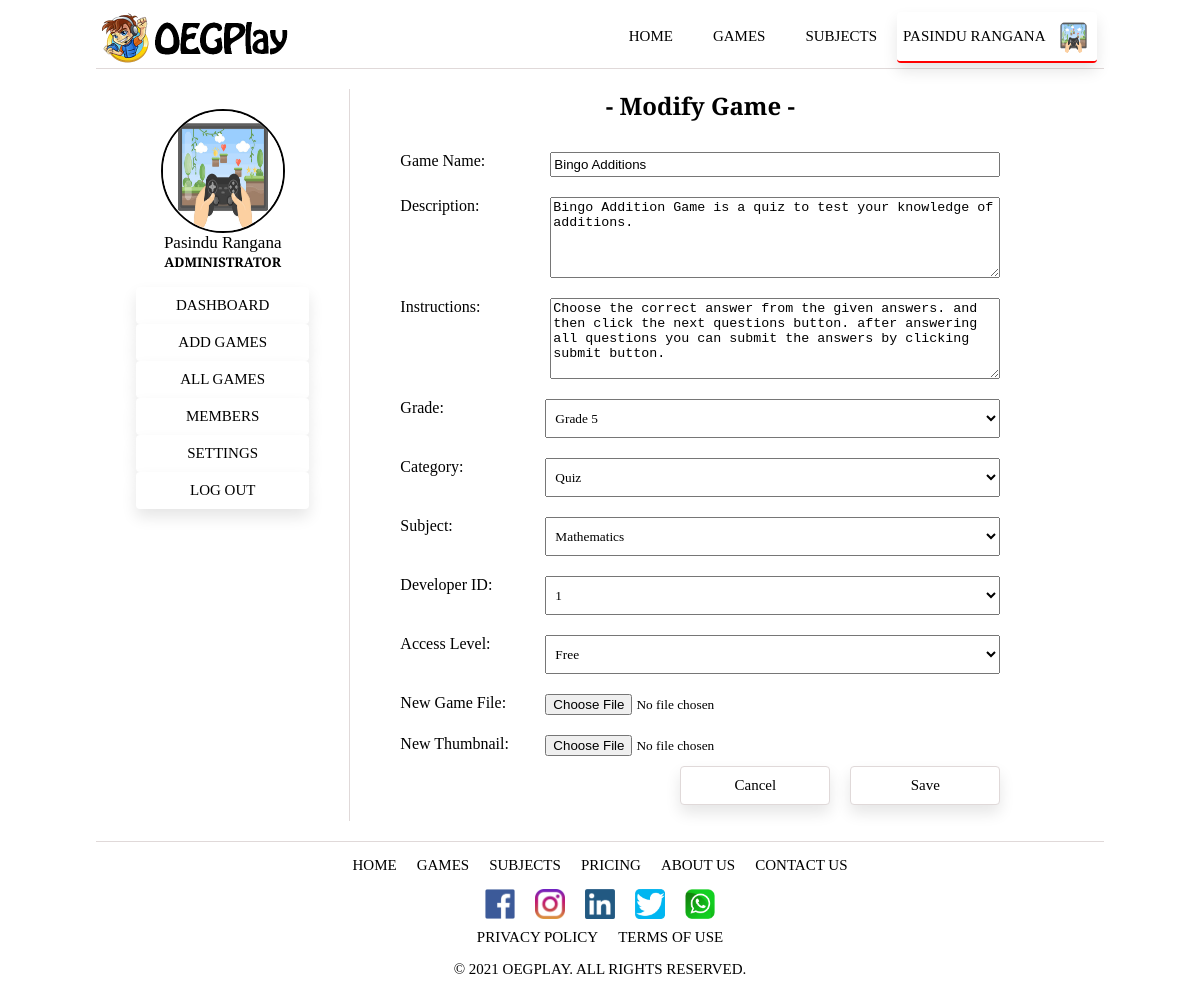
Screenshot of /modifygame.php?id=64 (signed in) with the database file from the repository.
### tables this page shows
CREATE TABLE `game` (
  `gameID` int(11) NOT NULL AUTO_INCREMENT,
  `gameName` varchar(128) NOT NULL,
  `gameGrade` varchar(128) NOT NULL,
  `gameCategory` varchar(128) NOT NULL,
  `gameSubject` varchar(128) NOT NULL,
  `gameDescription` varchar(1000) DEFAULT NULL,
  `gameInstructions` varchar(1000) DEFAULT NULL,
  `gameAccess` char(10) NOT NULL,
  `adminID` int(11) NOT NULL,
  `devID` int(11) NOT NULL,
  `gFile` varchar(256) DEFAULT NULL,
  `gThumbnail` varchar(256) DEFAULT NULL,
  `added_date` date NOT NULL,
  `last_modified_date` date NOT NULL,
  PRIMARY KEY (`gameID`),
  KEY `FK_Game1` (`adminID`),
  KEY `FK_Game2` (`devID`),
  CONSTRAINT `FK_Game1` FOREIGN KEY (`adminID`) REFERENCES `admin` (`adminID`),
  CONSTRAINT `FK_Game2` FOREIGN KEY (`devID`) REFERENCES `developer` (`devID`)
);

### modifygame.php (the view, shortened to what this page needs)
<?php
      include 'header.php';
?>
    <div class="a-container">
      <?php include 'admin-sidebar.php'; ?>
      <div class="ag-container">
        <h2>- Modify Game -</h2>
        <?php
          require 'includes/database.inc.php';
          $mid = $_GET['id'];
          echo '<form action="includes/modifygame.inc.php?id='.$mid.'" method="post" id="modify-game" name="modify-game" onsubmit="return validateForm()" enctype="multipart/form-data" >';
          $sql = "SELECT gameName, gameGrade, gameCategory, gameSubject, gameDescription, gameInstructions, gameAccess, devID FROM Game WHERE gameID = $mid";
          $result = mysqli_query($conn, $sql);
          if (mysqli_num_rows($result) > 0) {
          $row = mysqli_fetch_assoc($result);
          $gName = $row["gameName"];
          $gGrade = $row["gameGrade"];
          $gCategory = $row["gameCategory"];
          $gSubject = $row["gameSubject"];
          $gDesc = $row["gameDescription"];
          $gInst = $row["gameInstructions"];
          $gAccess = $row["gameAccess"];
          $devID = $row["devID"];
          }
          else{
          }
          echo '<div class="form-item">
                  <label for="name">Game Name:</label>
                  <input type="text" name="gamename" id="name" value = "'.$gName.'" required/>
                </div>';
          echo '<div class="form-item">
                  <label for="desc">Description:</label>
                  <textarea
                    name="description"
                    id="desc"
                    rows="5"
                    cols="50"
                  >'.$gDesc.'</textarea>
                  </div>';
          echo '<div class="form-item">
                  <label for="inst">Instructions:</label>
                  <textarea
                  name="instructions"
                  id="inst"
                  rows="5"
                  cols="50"
                  >'.$gInst.'</textarea>
                  </div>';
              $sql = "SELECT gradeName FROM Grade";
              $result = mysqli_query($conn, $sql);
              if (mysqli_num_rows($result) > 0) {
                echo '<div class="form-item">';
                echo '<label for="grades">Grade:</label>';
                echo '<select name="grade" id="grades" required>';
                while($row = mysqli_fetch_assoc($result)) {
                  if($gGrade == $row['gradeName']){
                    echo '<option selected value="'.$row['gradeName'].'" >'.$row["gradeName"].'</option>';
                  }
                  else{
                    echo '<option value="'.$row['gradeName'].'" >'.$row["gradeName"].'</option>';
                  }
                }
                echo '</select>';
                echo '</div>';
              } else {
                echo "O Grades Found!";
              }
              $sql = "SELECT categoryName FROM Category";
              $result = mysqli_query($conn, $sql);
              if (mysqli_num_rows($result) > 0) {
                echo '<div class="form-item">';
                echo '<label for="categories">Category:</label>';
                echo '<select name="category" id="categories" required>';
                while($row = mysqli_fetch_assoc($result)) {
                  if($gCategory == $row["categoryName"]){
                    echo '<option selected value="'.$row['categoryName'].'" >'.$row["categoryName"].'</option>';
                  }
                  else{
                    echo '<option value="'.$row['categoryName'].'" >'.$row["categoryName"].'</option>';
                  }
                }
                echo '</select>';
                echo '</div>';
              } else {
                echo "O Categories Found!";
              }
              $sql = "SELECT subjectName FROM Subject";
              $result = mysqli_query($conn, $sql);
              if (mysqli_num_rows($result) > 0) {
                echo '<div class="form-item">';
                echo '<label for="subjects">Subject:</label>';
                echo '<select name="subject" id="subjects" required>';
                while($row = mysqli_fetch_assoc($result)) {
                  if($gSubject== $row["subjectName"]){
                    echo '<option selected value="'.$row['subjectName'].'" >'.$row["subjectName"].'</option>';
                  }
                  else{
                    echo '<option value="'.$row['subjectName'].'" >'.$row["subjectName"].'</option>';
                  }
                }
                echo '</select>';
                echo '</div>';
              } else {
                echo "O Subjects Found!";
              }
              $sql = "SELECT devID FROM Developer";
              $result = mysqli_query($conn, $sql);
              if (mysqli_num_rows($result) > 0) {
                echo '<div class="form-item">';
                echo '<label for="developers">Developer ID:</label>';
                echo '<select name="developer" id="developers" required>';
                while($row = mysqli_fetch_assoc($result)) {
                  if($devID == $row["devID"]){
                    echo '<option selected value="'.$row['devID'].'" >'.$row["devID"].'</option>';
                  }
                  else{
                    echo '<option value="'.$row['devID'].'" >'.$row["devID"].'</option>';
                  }
                }
                echo '</select>';
                echo '</div>';
              } else {
                echo "O Developers Found!";
              }
              echo '<div class="form-item">
                    <label for="gaccess">Access Level:</label>
                    <select name="access" id="gaccess" required>';
                    if($gAccess == "Free"){
                      echo '<option selected value="Free">Free</option>';
                    }
                    else{
                      echo '<option value="Free">Free</option>';
                      echo '<option selected value="Premium">Premium</option>';
                    }
              echo '</select>
                    </div>';
          ?>
          <div class="form-item">
            <label for="gfile">New Game File:</label>
            <input type="file" name="gamefile" id="gfile"/>
          </div>
          <div class="form-item">
            <label for="gthumbnail">New Thumbnail:</label>
            <input type="file" name="thumbnail" id="gthumbnail" />
          </div>
          <div class="ag-buttons">
            <button class="reset-btn" type="button" onclick="cancelConfirm()">Cancel</button>
            <button class="addgame-btn" type= "button" onclick="submitConfirm()">Save</button>
          </div>
        </form>
      </div>
    </div>
<?php include('./footer.php'); ?>

### css/sidebar.css (style rules this page uses)
.a-container { display: flex; }

### css/add-games.css (style rules this page uses)
.ag-container { margin-left: 50px; font-family: "Bree Serif", serif; margin-bottom: 20px; }
.ag-container h2 { text-align: center; }
form { display: flex; flex-direction: column; justify-content: center; width: 600px; }
.form-item { margin: 10px 0; display: flex; align-items: top; justify-content: space-between; }
.form-item input[type="text"] { height: 25px; }
.form-item input[type="text"], textarea { width: 450px; }
.form-item input[type="file"], select { width: 455px; }
select { cursor: pointer; padding: 10px 5px; font-family: "Bree Serif", serif; }
select:after { background-color: white; }
.ag-buttons { display: flex; justify-content: end; }
.reset-btn, .addgame-btn { background-color: white; border: solid 1px rgb(224, 217, 217); border-radius: 4px; cursor: pointer; box-shadow: inset 0 0 0 2px black; box-shadow: 0px 8px 15px rgba(0, 0, 0, 0.1); white-space: nowrap; text-align: center; padding: 10px 20px; margin-left: 20px; width: 150px; font-family: "Bree Serif", serif; font-size: 15px; color: black; }
input[type="file"] { cursor: pointer; font-family: "Bree Serif", serif; }

### css/header.css (style rules this page uses)
html { max-width: 1024px; margin: auto; }

### rows the page displays
game: gamename "Bingo Additions", description "Bingo Addition Game is a quiz to test your knowledge of additions.", instructions "Choose the correct answer from the given answers. and then click the next questions button. after answering all questions you can submit the answers by clicking submit button.", access "Free"

### other values shown
$_SESSION["firstName"] "PASINDU"
$_SESSION["lastName"] "RANGANA"
$_SESSION["firstName"] "Pasindu"
$_SESSION["lastName"] "Rangana"
form field grade "Grade 5"
form field category "Quiz"
form field subject "Mathematics"
form field developer "1"
